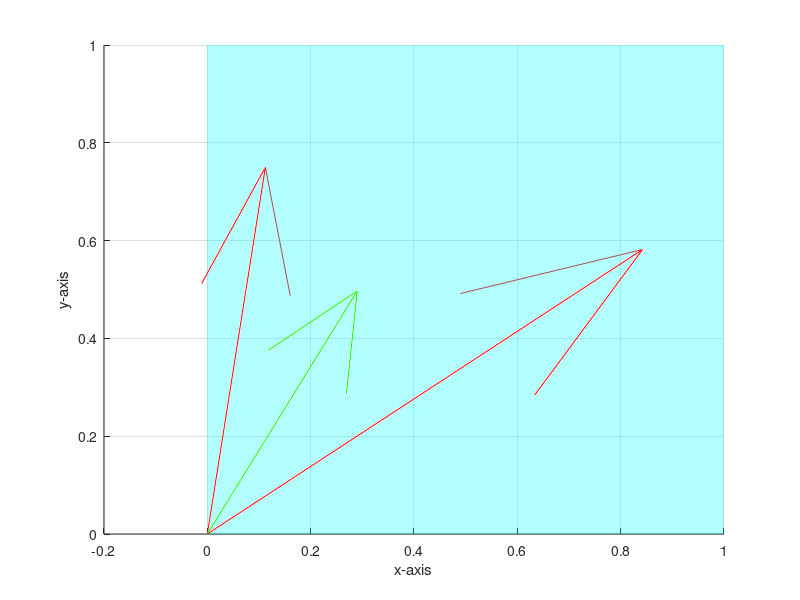

The MATLAB source for this figure: (Note: this script raises an error after producing the figure.)
% function for plotting 3D vectors starting from the origin
% v is vector with 3 components
% c is the color of the vector
plot_3d_vector = @(v, c) quiver3(0, 0, 0, v(1), v(2), v(3), c);

%%%% Solving overdetermined set of linear equations using the pseudoinverse
%%%% giving the least squares solution to the system

% singular matrix
load('data/pinv.mat');

% row vectors
v1 = A(1, :);
v2 = A(2, :);

figure;
rotate3d on;
hold on;
grid on;

xlabel('x-axis');
ylabel('y-axis');
zlabel('z-axis');

plot_3d_vector(v1, 'red');
plot_3d_vector(v2, 'red');
plot_3d_vector(b, 'green');

% find and plot the plane spanned by the row vectors
a = cross(v1, v2);
[x, y] = meshgrid([0 1], [0 1]);
z = -(a(1)*x + a(2)*y)/a(3);
s = surf(x, y, z);
set(s, 'FaceColor', [0 1 1], 'FaceAlpha', 0.3, 'EdgeAlpha', 0);


% SVD of matrix
[U, S, V] = qr_algorithm.svd_qr(A);
% output maximum absolute difference between 
% actual data and SVD representation
fprintf('Error: %e \n', max(max(abs(A - U*S*V'))));
fprintf('Condition number: %e \n', cond(A));


% Compute the pseudoinverse
S_inv = diag(arrayfun(@(x) qr_algorithm.minverse(x), diag(S)));
A_pinv = V*S_inv*U';

x = A_pinv*b;
plot_3d_vector(x, 'black');

normal = cross(v1, v2)';
b_proj = b - (b'*normal)/(normal'*normal)*normal;
%plot_3d_vector(b_proj, 'blue');

%%%% Comparing inverse to pseudoinverse
% for full rank matrices pseudoinverse should be equal to the inverse
% full rank matrix
A = [1, 2, 3; 5, 7, 2; 7, 3, 9];
% inverse of A
A_inv = inv(A);
% pseudoinverse of A
[U, S, V] = qr_algorithm.svd_qr(A);
S_inv = diag(arrayfun(@(x) minverse(x), diag(S)));
A_pinv = V*S_inv*U';
% Greatest difference
fprintf('Pseudoinverse error: %e \n', max(max(abs(A_inv - A_pinv))));


